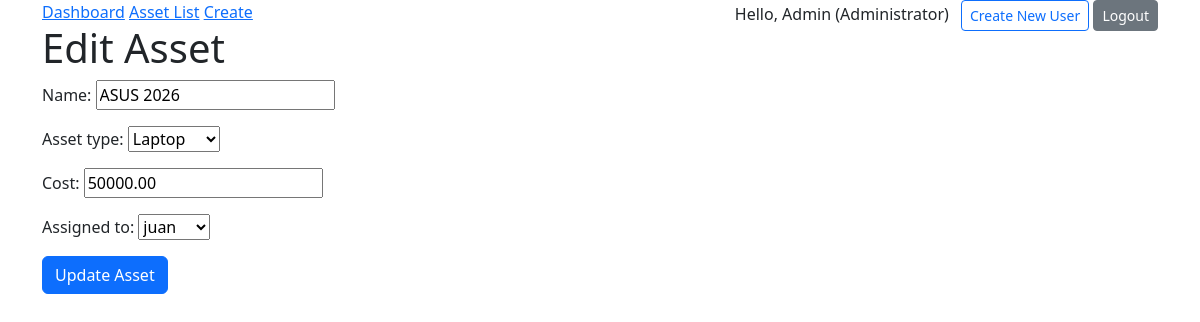
/update/1/ (signed in), run on the app's committed database.
### assets/models.py (models this page shows, shortened)
class User(AbstractUser):
    ROLE_CHOICES = (
        ('ADMIN', 'Administrator'),
        ('MANAGER', 'Manager'),
        ('EMPLOYEE', 'Employee'),
    )
    role = models.CharField(max_length=20, choices=ROLE_CHOICES, default='EMPLOYEE')
    @property
    def is_manager_or_admin(self):
        return self.role in ['ADMIN', 'MANAGER'] or self.is_superuser

class TimeStampedModel(models.Model):
    created_at = models.DateTimeField(auto_now_add=True)
    updated_at = models.DateTimeField(auto_now=True)
    class Meta:
        abstract = True

class Asset(TimeStampedModel):
    ASSET_TYPES = (
        ('LAPTOP', 'Laptop'),
        ('MONITOR', 'Monitor'),
        ('PHONE', 'Phone'),
        ('FURNITURE', 'Furniture'),
    )
    name = models.CharField(max_length=100)
    asset_type = models.CharField(max_length=20, choices=ASSET_TYPES)
    cost = models.DecimalField(max_digits=10, decimal_places=2)
    assigned_to = models.ForeignKey(User, on_delete=models.SET_NULL, null=True, blank=True, related_name='assets')
    history = HistoricalRecords()

### assets/views.py (the view)
# urls.py: path('update/<int:pk>/', AssetUpdateView.as_view(), name='asset-update'),
class AssetUpdateView(ManagerOrAdminRequiredMixin, UpdateView):
    model = Asset
    template_name = 'assets/asset_form.html'
    fields = ['name', 'asset_type', 'cost', 'assigned_to']
    success_url = reverse_lazy('asset-list')

### assets/mixins.py (called while the page is built)
    def dispatch(self, request, *args, **kwargs):
        if not request.user.is_authenticated:
            raise PermissionDenied('You must be logged in.')
        if not request.user.is_manager_or_admin:
            raise PermissionDenied('You must be a Manager or Administrator to perform this action.')
        return super().dispatch(request, *args, **kwargs)

### assets/templates/assets/asset_form.html (shortened to what this page needs)
{% extends "assets/base.html" %}
{% block content %}
    <h1>{% if form.instance.pk %}Edit Asset{% else %}Create New Asset{% endif %}</h1>
    <form method="post">
        {{ form.as_p }}
        <button type="submit" class="btn btn-primary">
            {% if form.instance.pk %}Update Asset{% else %}Save Asset{% endif %}
        </button>
    </form>
{% endblock %}

### assets/templates/assets/base.html (shortened to what this page needs)
<!DOCTYPE html>
<html>
<head>
    <link href="https://cdn.jsdelivr.net/npm/bootstrap@5.3.8/dist/css/bootstrap.min.css" rel="stylesheet">
</head>
<body class="container">
    <nav>
        <a href="{% url 'dashboard' %}">Dashboard</a>
        <a href="{% url 'asset-list' %}">Asset List</a>
        <a href="{% url 'asset-create' %}">Create</a>
        <div style="float:right">
            {% if user.is_authenticated %}
                <span>Hello, {{ user.username }} ({{ user.get_role_display }})</span>
                {% if user.is_manager_or_admin %}
                    <a href="{% url "register" %}" class="btn btn-outline-primary btn-sm ms-2">Create New User</a>
                {% endif %}
                <form action="{% url "logout" %}" method="post" style="display:inline">
                    <button type="submit" class="btn btn-secondary btn-sm">Logout</button>
                </form>
            {% else %}
                <a href="{% url 'login' %}" class="btn btn-primary btn-sm">Login</a>
            {% endif %}
        </div>
    </nav>
    {% block content %}{% endblock %}
</body>
</html>

### data on the page
User: username "Admin", role "Administrator"
Asset: name "ASUS 2026", asset_type "Laptop", cost "50000.00", assigned_to "juan"
